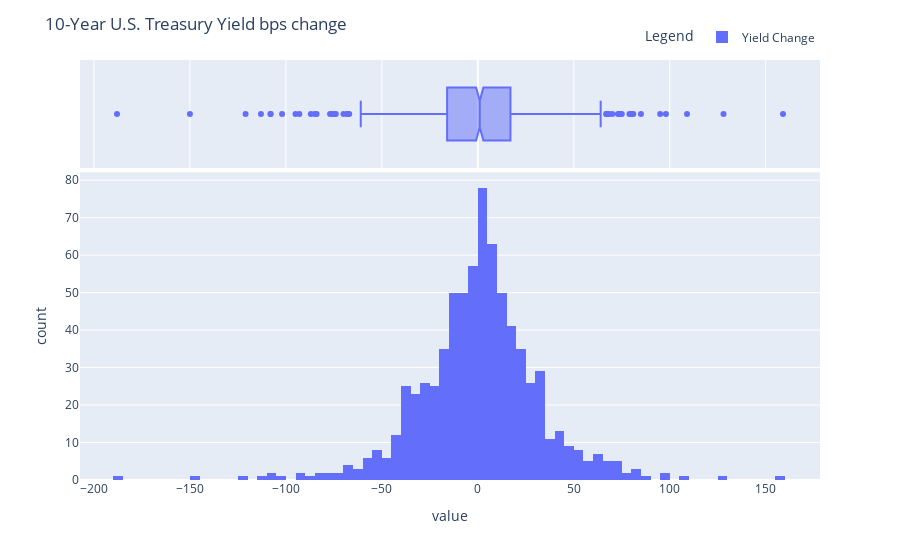

Source (notebook cell):
### Code cell
# Plot bps changes in histogram
fig = px.histogram(rates_vs_market,
                   x=['Yield Change'],
                   marginal='box',
                   width=900)

fig.update_layout(title='10-Year U.S. Treasury Yield bps change',
    legend=dict(title='Legend',
                            orientation="h",
                            yanchor="bottom",
                            y=1.02,
                            xanchor="right",
                            x=1))

fig.show()

### Figure 1 — Plotly figure (JSON) as saved in the notebook; plotly's stock layout.template omitted (floating-point values rounded to 4 significant figures; data arrays with more than 128 entries replaced by an {"elided": "..."} marker saying what was removed)
{"data": [{"alignmentgroup": "True", "bingroup": "x", "hovertemplate": "variable=Yield Change<br>value=%{x}<br>count=%{y}<extra></extra>", "legendgroup": "Yield Change", "marker": {"color": "#636efa", "pattern": {"shape": ""}}, "name": "Yield Change", "offsetgroup": "Yield Change", "orientation": "v", "showlegend": true, "type": "histogram", "x": {"elided": "742 float values"}, "xaxis": "x", "yaxis": "y"}, {"alignmentgroup": "True", "hovertemplate": "variable=Yield Change<br>value=%{x}<extra></extra>", "legendgroup": "Yield Change", "marker": {"color": "#636efa"}, "name": "Yield Change", "notched": true, "offsetgroup": "Yield Change", "showlegend": false, "type": "box", "x": {"elided": "742 float values"}, "xaxis": "x2", "yaxis": "y2"}], "layout": {"barmode": "relative", "legend": {"orientation": "h", "title": {"text": "Legend"}, "tracegroupgap": 0, "x": 1, "xanchor": "right", "y": 1.02, "yanchor": "bottom"}, "margin": {"t": 60}, "title": {"text": "10-Year U.S. Treasury Yield bps change"}, "width": 900, "xaxis": {"anchor": "y", "domain": [0, 1], "title": {"text": "value"}}, "xaxis2": {"anchor": "y2", "domain": [0, 1], "matches": "x", "showgrid": true, "showticklabels": false}, "yaxis": {"anchor": "x", "domain": [0, 0.7326], "title": {"text": "count"}}, "yaxis2": {"anchor": "x2", "domain": [0.7426, 1], "matches": "y2", "showgrid": false, "showline": false, "showticklabels": false, "ticks": ""}}}
